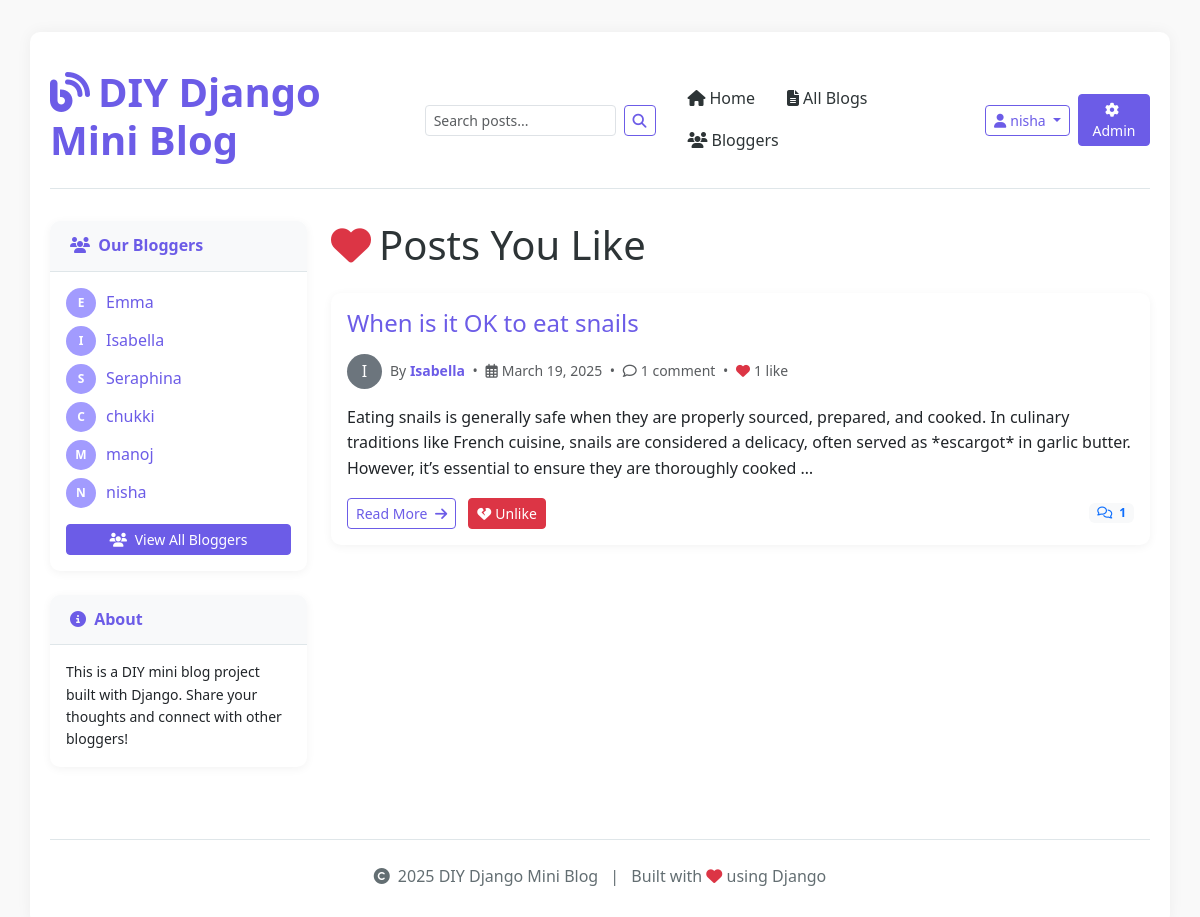
/blog/liked-posts/ (signed in), run on the app's committed database.
### blog/models.py (models this page shows, shortened)
class Post(models.Model):
    title = models.CharField(max_length=200)
    content = models.TextField()
    date_posted = models.DateTimeField(default=timezone.now)
    author = models.ForeignKey(User, on_delete=models.CASCADE)
    categories = models.ManyToManyField(Category, related_name='posts', blank=True)
    likes = models.ManyToManyField(User, related_name='liked_posts', blank=True)
    class Meta:
        ordering = ['-date_posted']

### blog/views.py (the view)
# urls.py: path('liked-posts/', views.liked_posts, name='liked_posts'),
@login_required
def liked_posts(request):
    posts = Post.objects.filter(likes=request.user).order_by('-date_posted')
    return render(request, 'blog/liked_posts.html', {
        'title': 'Posts You Like',
        'posts': posts,
        'bloggers': User.objects.filter(post__isnull=False).distinct()
    })

### blog/context_processors.py (called while the page is built)
def bloggers_processor(request):
    bloggers = User.objects.annotate(post_count=Count('post')).filter(post_count__gt=0).order_by('username')
    return {
        'bloggers': bloggers,
    }

### blog/templates/blog/liked_posts.html (shortened to what this page needs)
{% extends 'blog/base.html' %}
{% block content %}
<div class="d-flex justify-content-between align-items-center mb-4">
    <h1 class="mb-0"><i class="fas fa-heart me-2 text-danger"></i>Posts You Like</h1>
</div>
{% if posts %}
    <div class="post-list">
        {% for post in posts %}
            <div class="card post-card mb-4">
                <div class="card-body">
                    <h2 class="card-title h4 mb-3">
                        <a href="{% url 'post_detail' post.id %}" class="text-decoration-none">{{ post.title }}</a>
                    </h2>
                    <div class="d-flex align-items-center mb-3">
                        <div class="rounded-circle bg-secondary text-white d-flex align-items-center justify-content-center me-2" style="width: 35px; height: 35px; flex-shrink: 0;">
                            {{ post.author.username|slice:":1"|upper }}
                        </div>
                        <div class="small text-muted">
                            By <a href="{% url 'blogger_detail' post.author.id %}" class="text-decoration-none fw-bold">{{ post.author.username }}</a>
                            <span class="mx-1">•</span>
                            <span><i class="far fa-calendar-alt me-1"></i>{{ post.date_posted|date:"F d, Y" }}</span>
                            {% if post.comments.count > 0 %}
                                <span class="mx-1">•</span>
                                <span><i class="far fa-comment me-1"></i>{{ post.comments.count }} comment{{ post.comments.count|pluralize }}</span>
                            {% endif %}
                            <span class="mx-1">•</span>
                            <span><i class="fas fa-heart me-1 text-danger"></i>{{ post.likes.count }} like{{ post.likes.count|pluralize }}</span>
                        </div>
                    </div>
                    <p class="card-text">{{ post.content|truncatewords:40|linebreaks }}</p>
                    <div class="d-flex justify-content-between align-items-center">
                        <div>
                            <a href="{% url 'post_detail' post.id %}" class="btn btn-outline-primary btn-sm">
                                Read More <i class="fas fa-arrow-right ms-1"></i>
                            </a>
                            <a href="{% url 'like_post' post.id %}" class="btn btn-danger btn-sm ms-2 unlike-button" data-post-id="{{ post.id }}">
                                <i class="fas fa-heart-broken me-1"></i>Unlike
                            </a>
                        </div>
                        {% if post.comments.count > 0 %}
                            <span class="badge bg-light text-primary">
                                <i class="far fa-comments me-1"></i> {{ post.comments.count }}
                            </span>
                        {% endif %}
                    </div>
                </div>
            </div>
        {% endfor %}
    </div>
{% endif %}
{% endblock %}

### blog/templates/blog/base.html (shortened to what this page needs)
<!DOCTYPE html>
<html lang="en">
<head>
    <link href="https://cdn.jsdelivr.net/npm/bootstrap@5.3.0/dist/css/bootstrap.min.css" rel="stylesheet">
    <link rel="stylesheet" href="https://cdnjs.cloudflare.com/ajax/libs/font-awesome/6.4.0/css/all.min.css">
</head>
<body>
    <div class="container">
        <header class="site-header">
            <div class="row flex-nowrap justify-content-between align-items-center py-3">
                <div class="col-md-4">
                    <a href="{% url 'home' %}" class="text-decoration-none">
                        <h1 class="site-title display-6">
                            <i class="fas fa-blog me-2"></i>DIY Django Mini Blog
                        </h1>
                    </a>
                </div>
                <div class="col-md-8 d-flex justify-content-end align-items-center">
                    <form class="d-flex me-3" action="{% url 'search_results' %}" method="get">
                        <input class="form-control form-control-sm me-2" type="search" name="q" placeholder="Search posts..." aria-label="Search" required>
                        <button class="btn btn-sm btn-outline-primary" type="submit">
                            <i class="fas fa-search"></i>
                        </button>
                    </form>
                    <nav class="nav me-3 d-none d-md-flex">
                        <a class="nav-link" href="{% url 'home' %}">
                            <i class="fas fa-home me-1"></i>Home
                        </a>
                        <a class="nav-link" href="{% url 'post_list' %}">
                            <i class="fas fa-file-alt me-1"></i>All Blogs
                        </a>
                        <a class="nav-link" href="{% url 'bloggers_list' %}">
                            <i class="fas fa-users me-1"></i>Bloggers
                        </a>
                    </nav>
                    {% if user.is_authenticated %}
                        <div class="dropdown me-2">
                            <button class="btn btn-sm btn-outline-primary dropdown-toggle" type="button" id="userDropdown" data-bs-toggle="dropdown" aria-expanded="false">
                                <i class="fas fa-user me-1"></i>{{ user.username }}
                            </button>
                        </div>
                    {% endif %}
                    <a href="/admin/" class="btn btn-sm btn-primary">
                        <i class="fas fa-cog me-1"></i>Admin
                    </a>
                </div>
            </div>
        </header>
        <div class="row mt-4">
            <div class="col-md-3">
                <div class="sidebar">
                    <div class="card">
                        <div class="card-header">
                            <i class="fas fa-users me-1"></i> Our Bloggers
                        </div>
                        <div class="card-body">
                            <ul class="list-unstyled">
                                {% for blogger in bloggers %}
                                    <li class="mb-2 blogger-item">
                                        <div class="blogger-avatar">
                                            {{ blogger.username|slice:":1"|upper }}
                                        </div>
                                        <a href="{% url 'blogger_detail' blogger.id %}" class="text-decoration-none">
                                            {{ blogger.username }}
                                        </a>
                                    </li>
                                {% empty %}
                                    <li>
                                        <a href="{% url 'bloggers_list' %}" class="text-decoration-none">View All Bloggers</a>
                                    </li>
                                {% endfor %}
                            </ul>
                            <a href="{% url 'bloggers_list' %}" class="btn btn-sm btn-primary d-block mt-2">
                                <i class="fas fa-users me-1"></i> View All Bloggers
                            </a>
                        </div>
                    </div>
                    <div class="card">
                        <div class="card-header">
                            <i class="fas fa-info-circle me-1"></i> About
                        </div>
                        <div class="card-body">
                            <p class="small mb-0">
                                This is a DIY mini blog project built with Django. Share your thoughts and connect with other bloggers!
                            </p>
                        </div>
                    </div>
                </div>
            </div>
            <div class="col-md-9">
                <main>
                    {% block content %}{% endblock %}
                </main>
            </div>
        </div>
        <footer class="footer text-center">
            <p>
                <i class="fas fa-copyright me-1"></i> {% now "Y" %} DIY Django Mini Blog
                <span class="mx-2">|</span>
                Built with <i class="fas fa-heart text-danger"></i> using Django
            </p>
        </footer>
    </div>
</body>
</html>

### blog/templates/blog/base.html (style rules this page uses)
:root { --primary-color: #6c5ce7; --secondary-color: #a29bfe; --accent-color: #fd79a8; --light-color: #f8f9fa; --dark-color: #343a40; --text-color: #2d3436; --muted-color: #636e72; --border-color: #dfe6e9; }
body { padding-top: 2rem; padding-bottom: 2rem; font-family: 'Segoe UI', Tahoma, Geneva, Verdana, sans-serif; color: var(--text-color); background-color: #f9f9f9; line-height: 1.6; }
.container { background-color: white; box-shadow: 0 0 15px rgba(0, 0, 0, 0.05); border-radius: 10px; padding: 20px; }
.site-header { margin-bottom: 2rem; border-bottom: 1px solid var(--border-color); }
.site-title { color: var(--primary-color); font-weight: 700; transition: color 0.3s ease; }
.nav-link { color: var(--text-color); font-weight: 500; padding: 0.5rem 1rem; border-radius: 5px; transition: all 0.3s ease; }
.footer { margin-top: 3rem; padding-top: 1.5rem; color: var(--muted-color); border-top: 1px solid var(--border-color); }
.sidebar { position: sticky; top: 2rem; }
.card { border: none; border-radius: 10px; box-shadow: 0 2px 10px rgba(0, 0, 0, 0.05); transition: transform 0.3s ease, box-shadow 0.3s ease; margin-bottom: 1.5rem; }
.card-header { background-color: var(--light-color); color: var(--primary-color); font-weight: 600; border-bottom: 1px solid var(--border-color); border-radius: 10px 10px 0 0 !important; padding: 0.75rem 1.25rem; }
.btn-primary { background-color: var(--primary-color); border-color: var(--primary-color); }
.btn-outline-primary { color: var(--primary-color); border-color: var(--primary-color); }
a { color: var(--primary-color); text-decoration: none; transition: color 0.3s ease; }
.blogger-item { display: flex; align-items: center; margin-bottom: 0.5rem; }
.blogger-avatar { width: 30px; height: 30px; display: flex; align-items: center; justify-content: center; background-color: var(--secondary-color); color: white; border-radius: 50%; margin-right: 10px; font-weight: bold; font-size: 12px; }

### blog/templates/blog/liked_posts.html (style rules this page uses)
.post-card { transition: opacity 0.3s ease; }

### data on the page
Post: title "When is it OK to eat snails", author.username "I", author.username "Isabella", date_posted "March 19, 2025", comments.count "1", likes.count "1", content "Eating snails is generally safe when they are properly sourced, prepared, and cooked. In culinary traditions like French cuisine, snails are considered a delicacy, often served as *escargot* in garlic butter. However, it’s essential to ensure they are thoroughly cooked …"

### other printed values
{{ user.username }} "nisha"
{{ blogger.username|slice:":1"|upper }} "E"
{{ blogger.username }} "Emma"
{{ blogger.username|slice:":1"|upper }} "I"
{{ blogger.username }} "Isabella"
{{ blogger.username|slice:":1"|upper }} "S"
{{ blogger.username }} "Seraphina"
{{ blogger.username|slice:":1"|upper }} "C"
{{ blogger.username }} "chukki"
{{ blogger.username|slice:":1"|upper }} "M"
{{ blogger.username }} "manoj"
{{ blogger.username|slice:":1"|upper }} "N"
{{ blogger.username }} "nisha"
